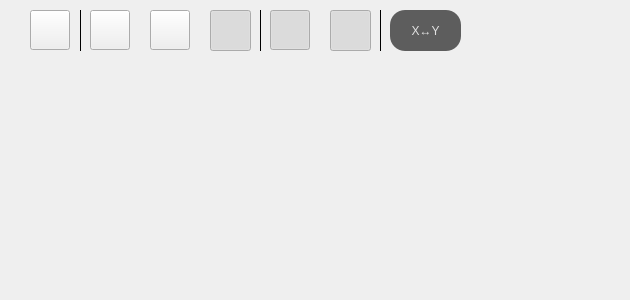
           <widget class="MplFigureCanvas" name="mplFigureCanvas">
            <property name="sizePolicy">
             <sizepolicy hsizetype="MinimumExpanding" vsizetype="MinimumExpanding">
              <horstretch>0</horstretch>
              <verstretch>0</verstretch>
             </sizepolicy>
            </property>
            <property name="minimumSize">
             <size>
              <width>500</width>
              <height>300</height>
             </size>
            </property>
            <property name="maximumSize">
             <size>
              <width>16777215</width>
              <height>16777215</height>
             </size>
            </property>
            <property name="styleSheet">
             <string notr="true">background-color: rgb(255, 255, 255);

QToolTip {
	color: #1e1e1e;
	background-color: rgba(255, 255, 255, 160);
	border: 1px solid rgb(200, 200, 200);
	border-radius: 2px;
}
</string>
            </property>
            <property name="lineWidth">
             <number>0</number>
            </property>
            <widget class="MplNavButtons" name="mplFigureButtons" native="true">
             <property name="geometry">
              <rect>
               <x>0</x>
               <y>0</y>
               <width>621</width>
               <height>60</height>
              </rect>
             </property>
             <property name="autoFillBackground">
              <bool>false</bool>
             </property>
             <property name="styleSheet">
              <string notr="true">QFrame {
	background-color: rgb(255, 255, 255);
}

QToolTip {
	color: #1e1e1e;
	background-color: rgba(255, 255, 255, 160);
	border: 1px solid rgb(200, 200, 200);
	border-radius: 2px;
}

QPushButton {
	border: 0px solid rgb(52, 59, 72);
	border-radius: 18px;	
	background-color: rgb(93, 93, 93);
}

QPushButton:hover {
	background-color: rgb(196, 150, 250);
	border: 0px solid rgb(61, 70, 86);
}
QPushButton:pressed {	
	background-color: rgb(196, 150, 250);
	border: 0px solid rgb(43, 50, 61);
}
QPushButton:checked {	
	background-color: rgb(196, 150, 250);
	border: 0px solid rgb(43, 50, 61);
}
color: rgb(30, 30, 30);</string>
             </property>
             <widget class="QPushButton" name="resetViewButton">
              <property name="geometry">
               <rect>
                <x>30</x>
                <y>10</y>
                <width>40</width>
                <height>40</height>
               </rect>
              </property>
              <property name="toolTip">
               <string notr="true">Reset plot area</string>
              </property>
              <property name="text">
               <string/>
              </property>
              <property name="icon">
               <iconset resource="resources.qrc">
                <normaloff>:/icons/svg/cil-reload.svg</normaloff>:/icons/svg/cil-reload.svg</iconset>
              </property>
              <property name="iconSize">
               <size>
                <width>18</width>
                <height>18</height>
               </size>
              </property>
             </widget>
             <widget class="QPushButton" name="panViewButton">
              <property name="geometry">
               <rect>
                <x>90</x>
                <y>10</y>
                <width>40</width>
                <height>40</height>
               </rect>
              </property>
              <property name="cursor">
               <cursorShape>ArrowCursor</cursorShape>
              </property>
              <property name="toolTip">
               <string notr="true">Pan mode: Drag to move the canvas</string>
              </property>
              <property name="text">
               <string/>
              </property>
              <property name="icon">
               <iconset resource="resources.qrc">
                <normaloff>:/icons/svg/cil-move.svg</normaloff>:/icons/svg/cil-move.svg</iconset>
              </property>
              <property name="checkable">
               <bool>true</bool>
              </property>
              <property name="autoExclusive">
               <bool>true</bool>
              </property>
             </widget>
             <widget class="QPushButton" name="zoomViewButton">
              <property name="geometry">
               <rect>
                <x>150</x>
                <y>10</y>
                <width>40</width>
                <height>40</height>
               </rect>
              </property>
              <property name="cursor">
               <cursorShape>ArrowCursor</cursorShape>
              </property>
              <property name="toolTip">
               <string notr="true">Zoom mode: Drag to magnify a region</string>
              </property>
              <property name="text">
               <string/>
              </property>
              <property name="icon">
               <iconset resource="resources.qrc">
                <normaloff>:/icons/svg/cil-zoom.svg</normaloff>:/icons/svg/cil-zoom.svg</iconset>
              </property>
              <property name="checkable">
               <bool>true</bool>
              </property>
              <property name="autoExclusive">
               <bool>true</bool>
              </property>
             </widget>
             <widget class="QPushButton" name="horizontalSnapButton">
              <property name="geometry">
               <rect>
                <x>270</x>
                <y>10</y>
                <width>40</width>
                <height>40</height>
               </rect>
              </property>
              <property name="toolTip">
               <string notr="true">Dataset snapping: align the x-coordinates for datasets</string>
              </property>
              <property name="text">
               <string/>
              </property>
              <property name="icon">
               <iconset resource="resources.qrc">
                <normaloff>:/icons/svg/cil-lock-unlocked.svg</normaloff>
                <normalon>:/icons/svg/cil-lock-locked.svg</normalon>:/icons/svg/cil-lock-unlocked.svg</iconset>
              </property>
              <property name="checkable">
               <bool>true</bool>
              </property>
              <property name="checked">
               <bool>true</bool>
              </property>
              <property name="autoExclusive">
               <bool>false</bool>
              </property>
             </widget>
             <widget class="QPushButton" name="selectViewButton">
              <property name="geometry">
               <rect>
                <x>210</x>
                <y>10</y>
                <width>41</width>
                <height>41</height>
               </rect>
              </property>
              <property name="cursor">
               <cursorShape>CrossCursor</cursorShape>
              </property>
              <property name="toolTip">
               <string notr="true">Extract mode: Click to extract peaks</string>
              </property>
              <property name="text">
               <string/>
              </property>
              <property name="icon">
               <iconset resource="resources.qrc">
                <normaloff>:/icons/svg/cil-location-pin.svg</normaloff>:/icons/svg/cil-location-pin.svg</iconset>
              </property>
              <property name="checkable">
               <bool>true</bool>
              </property>
              <property name="checked">
               <bool>true</bool>
              </property>
              <property name="autoExclusive">
               <bool>true</bool>
              </property>
             </widget>
             <widget class="QPushButton" name="verticalSnapButton">
              <property name="geometry">
               <rect>
                <x>330</x>
                <y>10</y>
                <width>41</width>
                <height>41</height>
               </rect>
              </property>
              <property name="toolTip">
               <string notr="true">Peak snapping: Locate the nearby peak along y axis</string>
              </property>
              <property name="text">
               <string/>
              </property>
              <property name="icon">
               <iconset resource="resources.qrc">
                <normaloff>:/icons/svg/cil-vertical-align-center.svg</normaloff>:/icons/svg/cil-vertical-align-center.svg</iconset>
              </property>
              <property name="checkable">
               <bool>true</bool>
              </property>
              <property name="checked">
               <bool>true</bool>
              </property>
              <property name="autoExclusive">
               <bool>false</bool>
              </property>
             </widget>
             <widget class="QPushButton" name="swapXYButton">
              <property name="geometry">
               <rect>
                <x>390</x>
                <y>10</y>
                <width>71</width>
                <height>41</height>
               </rect>
              </property>
              <property name="cursor">
               <cursorShape>CrossCursor</cursorShape>
              </property>
              <property name="toolTip">
               <string notr="true">Transpose data</string>
              </property>
              <property name="styleSheet">
               <string notr="true">QPushButton {
	border: 0px solid rgb(52, 59, 72);
	border-radius: 15px;	
	background-color: rgb(93, 93, 93);
color: rgb(225, 225, 225);
}
QPushButton:hover {
	background-color: rgb(196, 150, 250);
	border: 0px solid rgb(61, 70, 86);
}
QPushButton:pressed {	
	background-color: rgb(196, 150, 250);
	border: 0px solid rgb(43, 50, 61);
}

</string>
              </property>
              <property name="text">
               <string>X↔Y</string>
              </property>
              <property name="checkable">
               <bool>true</bool>
              </property>
              <property name="checked">
               <bool>true</bool>
              </property>
              <property name="autoExclusive">
               <bool>true</bool>
              </property>
             </widget>
            </widget>
            <widget class="Line" name="line">
             <property name="geometry">
              <rect>
               <x>379</x>
               <y>10</y>
               <width>3</width>
               <height>41</height>
              </rect>
             </property>
             <property name="frameShadow">
              <enum>QFrame::Plain</enum>
             </property>
             <property name="lineWidth">
              <number>0</number>
             </property>
             <property name="orientation">
              <enum>Qt::Vertical</enum>
             </property>
            </widget>
            <widget class="Line" name="line_2">
             <property name="geometry">
              <rect>
               <x>259</x>
               <y>10</y>
               <width>3</width>
               <height>41</height>
              </rect>
             </property>
             <property name="frameShadow">
              <enum>QFrame::Plain</enum>
             </property>
             <property name="lineWidth">
              <number>0</number>
             </property>
             <property name="orientation">
              <enum>Qt::Vertical</enum>
             </property>
            </widget>
            <widget class="Line" name="line_3">
             <property name="geometry">
              <rect>
               <x>79</x>
               <y>10</y>
               <width>3</width>
               <height>41</height>
              </rect>
             </property>
             <property name="frameShadow">
              <enum>QFrame::Plain</enum>
             </property>
             <property name="lineWidth">
              <number>0</number>
             </property>
             <property name="orientation">
              <enum>Qt::Vertical</enum>
             </property>
            </widget>
           </widget>
